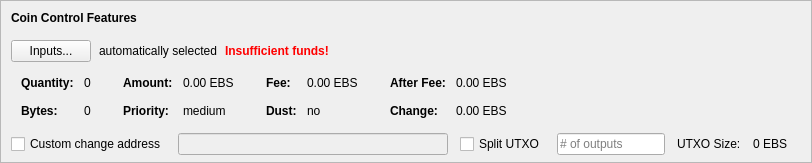
    <widget class="QFrame" name="frameCoinControl">
     <property name="sizePolicy">
      <sizepolicy hsizetype="Expanding" vsizetype="Expanding">
       <horstretch>0</horstretch>
       <verstretch>0</verstretch>
      </sizepolicy>
     </property>
     <property name="maximumSize">
      <size>
       <width>16777215</width>
       <height>16777215</height>
      </size>
     </property>
     <property name="frameShape">
      <enum>QFrame::StyledPanel</enum>
     </property>
     <property name="frameShadow">
      <enum>QFrame::Sunken</enum>
     </property>
     <layout class="QVBoxLayout" name="verticalLayoutCoinControl2">
      <property name="spacing">
       <number>0</number>
      </property>
      <property name="leftMargin">
       <number>0</number>
      </property>
      <property name="topMargin">
       <number>0</number>
      </property>
      <property name="rightMargin">
       <number>0</number>
      </property>
      <property name="bottomMargin">
       <number>6</number>
      </property>
      <item>
       <layout class="QVBoxLayout" name="verticalLayoutCoinControl" stretch="0,0,0,0,1">
        <property name="spacing">
         <number>0</number>
        </property>
        <property name="leftMargin">
         <number>10</number>
        </property>
        <property name="topMargin">
         <number>10</number>
        </property>
        <item>
         <layout class="QHBoxLayout" name="horizontalLayoutCoinControl1">
          <property name="bottomMargin">
           <number>15</number>
          </property>
          <item>
           <widget class="QLabel" name="labelCoinControlFeatures">
            <property name="sizePolicy">
             <sizepolicy hsizetype="Preferred" vsizetype="Maximum">
              <horstretch>0</horstretch>
              <verstretch>0</verstretch>
             </sizepolicy>
            </property>
            <property name="font">
             <font>
              <weight>75</weight>
              <bold>true</bold>
             </font>
            </property>
            <property name="styleSheet">
             <string notr="true">font-weight:bold;</string>
            </property>
            <property name="text">
             <string>Coin Control Features</string>
            </property>
           </widget>
          </item>
         </layout>
        </item>
        <item>
         <layout class="QHBoxLayout" name="horizontalLayoutCoinControl2" stretch="0,0,0,0">
          <property name="spacing">
           <number>8</number>
          </property>
          <property name="bottomMargin">
           <number>10</number>
          </property>
          <item>
           <widget class="QPushButton" name="pushButtonCoinControl">
            <property name="styleSheet">
             <string notr="true"/>
            </property>
            <property name="text">
             <string>Inputs...</string>
            </property>
            <property name="autoDefault">
             <bool>false</bool>
            </property>
           </widget>
          </item>
          <item>
           <widget class="QLabel" name="labelCoinControlAutomaticallySelected">
            <property name="text">
             <string>automatically selected</string>
            </property>
            <property name="margin">
             <number>5</number>
            </property>
           </widget>
          </item>
          <item>
           <widget class="QLabel" name="labelCoinControlInsuffFunds">
            <property name="font">
             <font>
              <weight>75</weight>
              <bold>true</bold>
             </font>
            </property>
            <property name="styleSheet">
             <string notr="true">color:red;font-weight:bold;</string>
            </property>
            <property name="text">
             <string>Insufficient funds!</string>
            </property>
            <property name="margin">
             <number>5</number>
            </property>
           </widget>
          </item>
          <item>
           <spacer name="horizontalSpacerCoinControl">
            <property name="orientation">
             <enum>Qt::Horizontal</enum>
            </property>
            <property name="sizeHint" stdset="0">
             <size>
              <width>40</width>
              <height>1</height>
             </size>
            </property>
           </spacer>
          </item>
         </layout>
        </item>
        <item>
         <widget class="QWidget" name="widgetCoinControl" native="true">
          <property name="sizePolicy">
           <sizepolicy hsizetype="Preferred" vsizetype="Preferred">
            <horstretch>0</horstretch>
            <verstretch>0</verstretch>
           </sizepolicy>
          </property>
          <property name="minimumSize">
           <size>
            <width>0</width>
            <height>0</height>
           </size>
          </property>
          <property name="styleSheet">
           <string notr="true"/>
          </property>
          <layout class="QHBoxLayout" name="horizontalLayoutCoinControl5">
           <property name="leftMargin">
            <number>0</number>
           </property>
           <property name="topMargin">
            <number>0</number>
           </property>
           <property name="rightMargin">
            <number>0</number>
           </property>
           <property name="bottomMargin">
            <number>0</number>
           </property>
           <item>
            <layout class="QHBoxLayout" name="horizontalLayoutCoinControl3" stretch="0,0,0,1">
             <property name="spacing">
              <number>20</number>
             </property>
             <property name="topMargin">
              <number>0</number>
             </property>
             <property name="bottomMargin">
              <number>10</number>
             </property>
             <item>
              <layout class="QFormLayout" name="formLayoutCoinControl1">
               <property name="horizontalSpacing">
                <number>10</number>
               </property>
               <property name="verticalSpacing">
                <number>14</number>
               </property>
               <property name="leftMargin">
                <number>10</number>
               </property>
               <property name="topMargin">
                <number>4</number>
               </property>
               <property name="rightMargin">
                <number>6</number>
               </property>
               <item row="0" column="0">
                <widget class="QLabel" name="labelCoinControlQuantityText">
                 <property name="font">
                  <font>
                   <weight>75</weight>
                   <bold>true</bold>
                  </font>
                 </property>
                 <property name="text">
                  <string>Quantity:</string>
                 </property>
                 <property name="margin">
                  <number>0</number>
                 </property>
                </widget>
               </item>
               <item row="0" column="1">
                <widget class="QLabel" name="labelCoinControlQuantity">
                 <property name="cursor">
                  <cursorShape>IBeamCursor</cursorShape>
                 </property>
                 <property name="contextMenuPolicy">
                  <enum>Qt::ActionsContextMenu</enum>
                 </property>
                 <property name="text">
                  <string notr="true">0</string>
                 </property>
                 <property name="margin">
                  <number>0</number>
                 </property>
                 <property name="textInteractionFlags">
                  <set>Qt::LinksAccessibleByMouse|Qt::TextSelectableByKeyboard|Qt::TextSelectableByMouse</set>
                 </property>
                </widget>
               </item>
               <item row="1" column="0">
                <widget class="QLabel" name="labelCoinControlBytesText">
                 <property name="font">
                  <font>
                   <weight>75</weight>
                   <bold>true</bold>
                  </font>
                 </property>
                 <property name="text">
                  <string>Bytes:</string>
                 </property>
                </widget>
               </item>
               <item row="1" column="1">
                <widget class="QLabel" name="labelCoinControlBytes">
                 <property name="cursor">
                  <cursorShape>IBeamCursor</cursorShape>
                 </property>
                 <property name="contextMenuPolicy">
                  <enum>Qt::ActionsContextMenu</enum>
                 </property>
                 <property name="text">
                  <string notr="true">0</string>
                 </property>
                 <property name="textInteractionFlags">
                  <set>Qt::LinksAccessibleByMouse|Qt::TextSelectableByKeyboard|Qt::TextSelectableByMouse</set>
                 </property>
                </widget>
               </item>
              </layout>
             </item>
             <item>
              <layout class="QFormLayout" name="formLayoutCoinControl2">
               <property name="horizontalSpacing">
                <number>10</number>
               </property>
               <property name="verticalSpacing">
                <number>14</number>
               </property>
               <property name="leftMargin">
                <number>6</number>
               </property>
               <property name="topMargin">
                <number>4</number>
               </property>
               <property name="rightMargin">
                <number>6</number>
               </property>
               <item row="0" column="0">
                <widget class="QLabel" name="labelCoinControlAmountText">
                 <property name="font">
                  <font>
                   <weight>75</weight>
                   <bold>true</bold>
                  </font>
                 </property>
                 <property name="text">
                  <string>Amount:</string>
                 </property>
                 <property name="margin">
                  <number>0</number>
                 </property>
                </widget>
               </item>
               <item row="0" column="1">
                <widget class="QLabel" name="labelCoinControlAmount">
                 <property name="cursor">
                  <cursorShape>IBeamCursor</cursorShape>
                 </property>
                 <property name="contextMenuPolicy">
                  <enum>Qt::ActionsContextMenu</enum>
                 </property>
                 <property name="text">
                  <string notr="true">0.00 EBS</string>
                 </property>
                 <property name="textInteractionFlags">
                  <set>Qt::LinksAccessibleByMouse|Qt::TextSelectableByKeyboard|Qt::TextSelectableByMouse</set>
                 </property>
                </widget>
               </item>
               <item row="1" column="0">
                <widget class="QLabel" name="labelCoinControlPriorityText">
                 <property name="font">
                  <font>
                   <weight>75</weight>
                   <bold>true</bold>
                  </font>
                 </property>
                 <property name="text">
                  <string>Priority:</string>
                 </property>
                </widget>
               </item>
               <item row="1" column="1">
                <widget class="QLabel" name="labelCoinControlPriority">
                 <property name="cursor">
                  <cursorShape>IBeamCursor</cursorShape>
                 </property>
                 <property name="contextMenuPolicy">
                  <enum>Qt::ActionsContextMenu</enum>
                 </property>
                 <property name="text">
                  <string>medium</string>
                 </property>
                 <property name="textInteractionFlags">
                  <set>Qt::LinksAccessibleByMouse|Qt::TextSelectableByKeyboard|Qt::TextSelectableByMouse</set>
                 </property>
                </widget>
               </item>
              </layout>
             </item>
             <item>
              <layout class="QFormLayout" name="formLayoutCoinControl3">
               <property name="horizontalSpacing">
                <number>10</number>
               </property>
               <property name="verticalSpacing">
                <number>14</number>
               </property>
               <property name="leftMargin">
                <number>6</number>
               </property>
               <property name="topMargin">
                <number>4</number>
               </property>
               <property name="rightMargin">
                <number>6</number>
               </property>
               <item row="0" column="0">
                <widget class="QLabel" name="labelCoinControlFeeText">
                 <property name="font">
                  <font>
                   <weight>75</weight>
                   <bold>true</bold>
                  </font>
                 </property>
                 <property name="text">
                  <string>Fee:</string>
                 </property>
                 <property name="margin">
                  <number>0</number>
                 </property>
                </widget>
               </item>
               <item row="0" column="1">
                <widget class="QLabel" name="labelCoinControlFee">
                 <property name="cursor">
                  <cursorShape>IBeamCursor</cursorShape>
                 </property>
                 <property name="contextMenuPolicy">
                  <enum>Qt::ActionsContextMenu</enum>
                 </property>
                 <property name="text">
                  <string notr="true">0.00 EBS</string>
                 </property>
                 <property name="textInteractionFlags">
                  <set>Qt::LinksAccessibleByMouse|Qt::TextSelectableByKeyboard|Qt::TextSelectableByMouse</set>
                 </property>
                </widget>
               </item>
               <item row="1" column="0">
                <widget class="QLabel" name="labelCoinControlLowOutputText">
                 <property name="font">
                  <font>
                   <weight>75</weight>
                   <bold>true</bold>
                  </font>
                 </property>
                 <property name="text">
                  <string>Dust:</string>
                 </property>
                </widget>
               </item>
               <item row="1" column="1">
                <widget class="QLabel" name="labelCoinControlLowOutput">
                 <property name="cursor">
                  <cursorShape>IBeamCursor</cursorShape>
                 </property>
                 <property name="contextMenuPolicy">
                  <enum>Qt::ActionsContextMenu</enum>
                 </property>
                 <property name="text">
                  <string>no</string>
                 </property>
                 <property name="textInteractionFlags">
                  <set>Qt::LinksAccessibleByMouse|Qt::TextSelectableByKeyboard|Qt::TextSelectableByMouse</set>
                 </property>
                </widget>
               </item>
              </layout>
             </item>
             <item>
              <layout class="QFormLayout" name="formLayoutCoinControl4">
               <property name="horizontalSpacing">
                <number>10</number>
               </property>
               <property name="verticalSpacing">
                <number>14</number>
               </property>
               <property name="leftMargin">
                <number>6</number>
               </property>
               <property name="topMargin">
                <number>4</number>
               </property>
               <property name="rightMargin">
                <number>6</number>
               </property>
               <item row="0" column="0">
                <widget class="QLabel" name="labelCoinControlAfterFeeText">
                 <property name="font">
                  <font>
                   <weight>75</weight>
                   <bold>true</bold>
                  </font>
                 </property>
                 <property name="text">
                  <string>After Fee:</string>
                 </property>
                 <property name="margin">
                  <number>0</number>
                 </property>
                </widget>
               </item>
               <item row="0" column="1">
                <widget class="QLabel" name="labelCoinControlAfterFee">
                 <property name="cursor">
                  <cursorShape>IBeamCursor</cursorShape>
                 </property>
                 <property name="contextMenuPolicy">
                  <enum>Qt::ActionsContextMenu</enum>
                 </property>
                 <property name="text">
                  <string notr="true">0.00 EBS</string>
                 </property>
                 <property name="textInteractionFlags">
                  <set>Qt::LinksAccessibleByMouse|Qt::TextSelectableByKeyboard|Qt::TextSelectableByMouse</set>
                 </property>
                </widget>
               </item>
               <item row="1" column="0">
                <widget class="QLabel" name="labelCoinControlChangeText">
                 <property name="font">
                  <font>
                   <weight>75</weight>
                   <bold>true</bold>
                  </font>
                 </property>
                 <property name="text">
                  <string>Change:</string>
                 </property>
                </widget>
               </item>
               <item row="1" column="1">
                <widget class="QLabel" name="labelCoinControlChange">
                 <property name="cursor">
                  <cursorShape>IBeamCursor</cursorShape>
                 </property>
                 <property name="contextMenuPolicy">
                  <enum>Qt::ActionsContextMenu</enum>
                 </property>
                 <property name="text">
                  <string notr="true">0.00 EBS</string>
                 </property>
                 <property name="textInteractionFlags">
                  <set>Qt::LinksAccessibleByMouse|Qt::TextSelectableByKeyboard|Qt::TextSelectableByMouse</set>
                 </property>
                </widget>
               </item>
              </layout>
             </item>
            </layout>
           </item>
          </layout>
         </widget>
        </item>
        <item>
         <layout class="QHBoxLayout" name="horizontalLayoutCoinControl4" stretch="0,0,0,0,0,0,0">
          <property name="spacing">
           <number>12</number>
          </property>
          <property name="sizeConstraint">
           <enum>QLayout::SetDefaultConstraint</enum>
          </property>
          <property name="topMargin">
           <number>5</number>
          </property>
          <property name="rightMargin">
           <number>5</number>
          </property>
          <item>
           <widget class="QCheckBox" name="checkBoxCoinControlChange">
            <property name="toolTip">
             <string>If this is activated, but the change address is empty or invalid, change will be sent to a newly generated address.</string>
            </property>
            <property name="text">
             <string>Custom change address</string>
            </property>
           </widget>
          </item>
          <item>
           <widget class="QValidatedLineEdit" name="lineEditCoinControlChange">
            <property name="enabled">
             <bool>false</bool>
            </property>
            <property name="sizePolicy">
             <sizepolicy hsizetype="Expanding" vsizetype="Fixed">
              <horstretch>0</horstretch>
              <verstretch>0</verstretch>
             </sizepolicy>
            </property>
           </widget>
          </item>
          <item>
           <widget class="QCheckBox" name="splitBlockCheckBox">
            <property name="text">
             <string>Split UTXO</string>
            </property>
           </widget>
          </item>
          <item>
           <widget class="QLineEdit" name="splitBlockLineEdit">
            <property name="sizePolicy">
             <sizepolicy hsizetype="Fixed" vsizetype="Fixed">
              <horstretch>50</horstretch>
              <verstretch>0</verstretch>
             </sizepolicy>
            </property>
            <property name="placeholderText">
             <string># of outputs</string>
            </property>
           </widget>
          </item>
          <item>
           <widget class="QLabel" name="labelBlockSizeText">
            <property name="text">
             <string>UTXO Size:</string>
            </property>
           </widget>
          </item>
          <item>
           <widget class="QLabel" name="labelBlockSize">
            <property name="text">
             <string>0 EBS</string>
            </property>
           </widget>
          </item>
          <item>
           <widget class="QLabel" name="labelCoinControlChangeLabel">
            <property name="sizePolicy">
             <sizepolicy hsizetype="Preferred" vsizetype="Expanding">
              <horstretch>0</horstretch>
              <verstretch>0</verstretch>
             </sizepolicy>
            </property>
            <property name="minimumSize">
             <size>
              <width>0</width>
              <height>0</height>
             </size>
            </property>
            <property name="text">
             <string/>
            </property>
            <property name="margin">
             <number>3</number>
            </property>
           </widget>
          </item>
         </layout>
        </item>
        <item>
         <spacer name="verticalSpacerCoinControl">
          <property name="orientation">
           <enum>Qt::Vertical</enum>
          </property>
          <property name="sizeHint" stdset="0">
           <size>
            <width>800</width>
            <height>1</height>
           </size>
          </property>
         </spacer>
        </item>
       </layout>
      </item>
     </layout>
    </widget>
